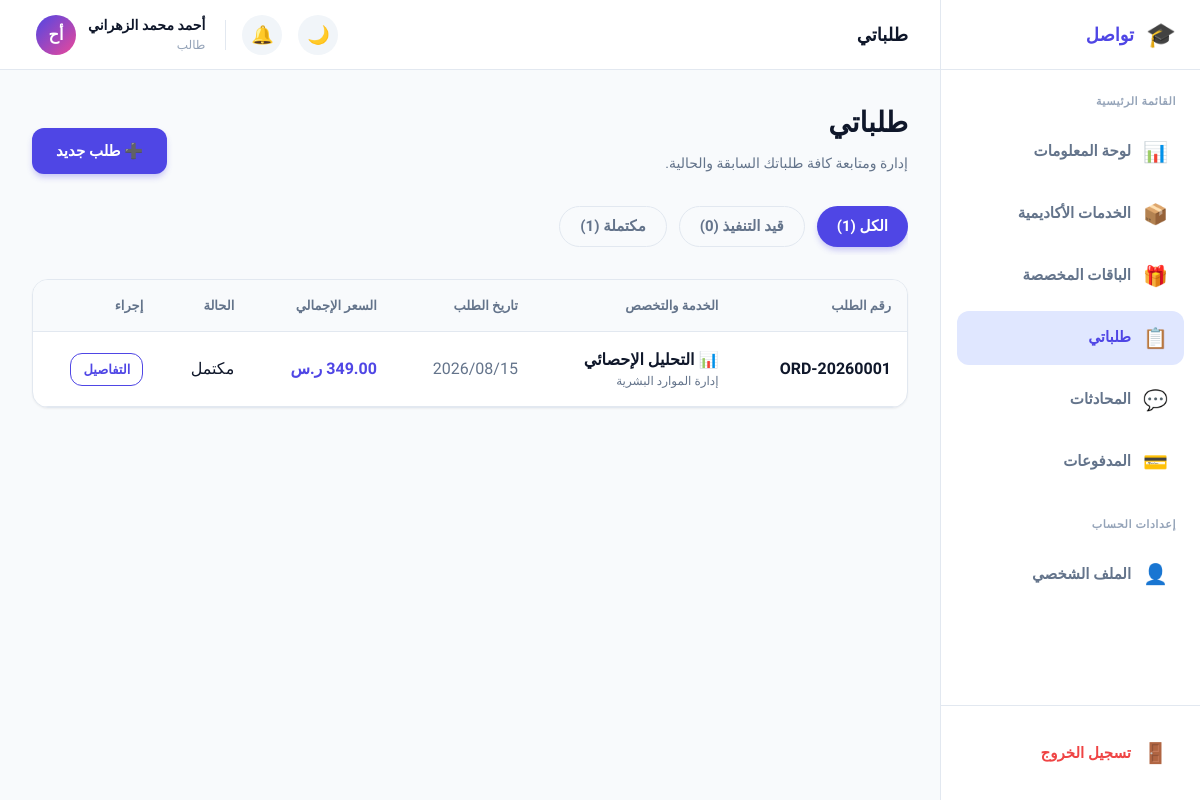
Page /student/orders.php (signed in) on the committed database.
### tables this page shows
CREATE TABLE IF NOT EXISTS `orders` (
  `id`             INT UNSIGNED NOT NULL AUTO_INCREMENT,
  `order_number`   VARCHAR(20) NOT NULL UNIQUE COMMENT 'e.g. ORD-20260001',
  `student_id`     INT UNSIGNED NOT NULL,
  `academic_id`    INT UNSIGNED DEFAULT NULL COMMENT 'Assigned after acceptance',
  `service_id`     INT UNSIGNED NOT NULL,
  `package_id`     INT UNSIGNED DEFAULT NULL,
  `specialty`      VARCHAR(200) DEFAULT NULL COMMENT 'Specific sub-specialty',
  `academic_level` ENUM('بكالوريوس','ماجستير','دكتوراه') DEFAULT NULL,
  `language`       ENUM('العربية','الإنجليزية') DEFAULT 'العربية',
  `description`    TEXT DEFAULT NULL COMMENT 'Student notes / requirements',
  `deadline`       DATE DEFAULT NULL,
  `amount`         DECIMAL(10,2) NOT NULL DEFAULT 0.00,
  `status`         ENUM('new','accepted','in_progress','revision','completed','cancelled') NOT NULL DEFAULT 'new',
  `admin_notes`    TEXT DEFAULT NULL,
  `created_at`     DATETIME NOT NULL DEFAULT CURRENT_TIMESTAMP,
  `updated_at`     DATETIME NOT NULL DEFAULT CURRENT_TIMESTAMP ON UPDATE CURRENT_TIMESTAMP,
  PRIMARY KEY (`id`),
  UNIQUE KEY `uq_order_number` (`order_number`),
  INDEX `idx_student`  (`student_id`),
  INDEX `idx_academic` (`academic_id`),
  INDEX `idx_status`   (`status`),
  CONSTRAINT `fk_ord_student`  FOREIGN KEY (`student_id`)  REFERENCES `users`(`id`)     ON DELETE RESTRICT,
  CONSTRAINT `fk_ord_academic` FOREIGN KEY (`academic_id`) REFERENCES `academics`(`id`) ON DELETE SET NULL,
  CONSTRAINT `fk_ord_service`  FOREIGN KEY (`service_id`)  REFERENCES `services`(`id`)  ON DELETE RESTRICT,
  CONSTRAINT `fk_ord_package`  FOREIGN KEY (`package_id`)  REFERENCES `packages`(`id`)  ON DELETE SET NULL
);

CREATE TABLE IF NOT EXISTS `services` (
  `id`          INT UNSIGNED NOT NULL AUTO_INCREMENT,
  `name`        VARCHAR(150) NOT NULL,
  `icon`        VARCHAR(10) DEFAULT NULL COMMENT 'Emoji icon',
  `description` TEXT DEFAULT NULL,
  `is_active`   TINYINT(1) NOT NULL DEFAULT 1,
  `order_count` INT UNSIGNED NOT NULL DEFAULT 0 COMMENT 'Cached count for performance',
  `created_at`  DATETIME NOT NULL DEFAULT CURRENT_TIMESTAMP,
  PRIMARY KEY (`id`),
  INDEX `idx_active` (`is_active`)
);

### config/auth.php (called while the page is built, shortened)
<?php
require_once __DIR__ . '/db.php';
function currentUser(): ?array {
    return [
        'id'     => $_SESSION['user_id'],
        'name'   => $_SESSION['user_name'],
        'email'  => $_SESSION['user_email'],
        'role'   => $_SESSION['user_role'],
        'avatar' => $_SESSION['user_avatar'],
    ];
}

### config/db.php (called while the page is built, shortened)
<?php
function db(): PDO {
    static $pdo = null;
    if ($pdo === null) {
        $dsn = sprintf(
            'mysql:host=%s;dbname=%s;charset=%s',
            DB_HOST,
            DB_NAME,
            DB_CHARSET
        );
        try {
            $pdo = new PDO($dsn, DB_USER, DB_PASS, [
                PDO::ATTR_ERRMODE            => PDO::ERRMODE_EXCEPTION,
                PDO::ATTR_DEFAULT_FETCH_MODE => PDO::FETCH_ASSOC,
                PDO::ATTR_EMULATE_PREPARES   => false,
            ]);
        } catch (PDOException $e) {
            http_response_code(500);
            die(json_encode([
                'error'   => true,
                'message' => 'خطأ في الاتصال بقاعدة البيانات. يرجى المحاولة لاحقاً.'
            ]));
        }
    }
    return $pdo;
}

### config/functions.php (called while the page is built, shortened)
<?php
require_once __DIR__ . '/db.php';
function getOrdersByStudent(int $studentId): array {
    $stmt = db()->prepare(
        'SELECT o.*, s.name AS service_name, s.icon AS service_icon,
                p.name AS package_name, a.name AS academic_name
         FROM orders o
         LEFT JOIN services s  ON o.service_id  = s.id
         LEFT JOIN packages p  ON o.package_id  = p.id
         LEFT JOIN academics a ON o.academic_id  = a.id
         WHERE o.student_id = ?
         ORDER BY o.created_at DESC'
    );
    $stmt->execute([$studentId]);
    return $stmt->fetchAll();
}
function e(mixed $value): string {
    return htmlspecialchars((string)($value ?? ''), ENT_QUOTES, 'UTF-8');
}
function formatDate(string $date): string {
    return date('Y/m/d', strtotime($date));
}
function formatMoney(float $amount): string {
    return number_format($amount, 2) . ' ر.س';
}
function orderStatusLabel(string $status): array {
    return match($status) {
        'pending_assignment' => ['label' => 'بانتظار تعيين الإدارة', 'class' => 'badge-info'],
        'assigned'           => ['label' => 'أُرسل إلى الأكاديمي', 'class' => 'badge-primary'],
        'new'         => ['label' => 'جديد',         'class' => 'badge-info'],
        'accepted'    => ['label' => 'مقبول',         'class' => 'badge-primary'],
        'in_progress' => ['label' => 'قيد التنفيذ',   'class' => 'badge-warning'],
        'revision'    => ['label' => 'تحت المراجعة',  'class' => 'badge-warning'],
        'completed'   => ['label' => 'مكتمل',         'class' => 'badge-success'],
        'cancelled'   => ['label' => 'ملغي',          'class' => 'badge-danger'],
        default       => ['label' => $status,          'class' => 'badge-secondary'],
    };
}

### student/orders.php (the view, shortened to what this page needs)
<?php
require_once __DIR__ . '/../config/auth.php';
require_once __DIR__ . '/../config/functions.php';
$user = currentUser();
$orders = getOrdersByStudent($user['id']);
$filter = $_GET['filter'] ?? 'all';
$db = db();
$cnt_all = (int) $db->query("SELECT COUNT(*) FROM orders WHERE student_id = " . $user['id'])->fetchColumn();
$cnt_progress = (int) $db->query("SELECT COUNT(*) FROM orders WHERE student_id = " . $user['id'] . " AND status IN ('new', 'pending_assignment', 'assigned', 'accepted', 'in_progress', 'revision')")->fetchColumn();
$cnt_completed = (int) $db->query("SELECT COUNT(*) FROM orders WHERE student_id = " . $user['id'] . " AND status = 'completed'")->fetchColumn();
require __DIR__ . '/partials/head.php';
require __DIR__ . '/partials/sidebar.php';
?>
      <div style="display:flex;justify-content:space-between;align-items:flex-end;margin-bottom:32px">
          <div>
            <h1 class="h1" style="margin-bottom:8px">طلباتي</h1>
            <p class="text-body">إدارة ومتابعة كافة طلباتك السابقة والحالية.</p>
          </div>
          <a href="create-order.php" class="btn btn-primary">➕ طلب جديد</a>
        </div>
        <div style="display:flex;gap:12px;margin-bottom:24px;overflow-x:auto;padding-bottom:8px">
          <a href="orders.php?filter=all" class="btn <?= $filter === 'all' ? 'btn-primary' : 'btn-outline' ?>" style="border-radius:40px;padding:8px 20px">الكل (<?= $cnt_all ?>)</a>
          <a href="orders.php?filter=progress" class="btn <?= $filter === 'progress' ? 'btn-primary' : 'btn-outline' ?>" style="border-radius:40px;padding:8px 20px;color:var(--text-secondary);border-color:var(--border-color)">قيد التنفيذ (<?= $cnt_progress ?>)</a>
          <a href="orders.php?filter=completed" class="btn <?= $filter === 'completed' ? 'btn-primary' : 'btn-outline' ?>" style="border-radius:40px;padding:8px 20px;color:var(--text-secondary);border-color:var(--border-color)">مكتملة (<?= $cnt_completed ?>)</a>
        </div>
        <div class="card" style="padding:0;overflow:hidden">
          <div style="overflow-x:auto">
            <table style="width:100%;border-collapse:collapse;text-align:right">
              <thead>
                <tr>
                  <th style="padding:16px;font-size:13px;color:var(--text-secondary);border-bottom:1px solid var(--border-color);background:var(--bg-body)">رقم الطلب</th>
                  <th style="padding:16px;font-size:13px;color:var(--text-secondary);border-bottom:1px solid var(--border-color);background:var(--bg-body)">الخدمة والتخصص</th>
                  <th style="padding:16px;font-size:13px;color:var(--text-secondary);border-bottom:1px solid var(--border-color);background:var(--bg-body)">تاريخ الطلب</th>
                  <th style="padding:16px;font-size:13px;color:var(--text-secondary);border-bottom:1px solid var(--border-color);background:var(--bg-body)">السعر الإجمالي</th>
                  <th style="padding:16px;font-size:13px;color:var(--text-secondary);border-bottom:1px solid var(--border-color);background:var(--bg-body)">الحالة</th>
                  <th style="padding:16px;font-size:13px;color:var(--text-secondary);border-bottom:1px solid var(--border-color);background:var(--bg-body)">إجراء</th>
                </tr>
              </thead>
              <tbody>
                <?php if (empty($orders)): ?>
                  <tr>
                    <td colspan="6" style="text-align:center;padding:40px;color:var(--text-secondary)">
                      لا توجد أي طلبات مطابقة للفلتر المحدد.
                    </td>
                  </tr>
                <?php else: ?>
                  <?php foreach ($orders as $o):
                    $badge = orderStatusLabel($o['status']);
                  ?>
                    <tr>
                      <td style="padding:16px; border-bottom:1px solid var(--border-color); font-weight:700"><?= e($o['order_number']) ?></td>
                      <td style="padding:16px; border-bottom:1px solid var(--border-color)">
                        <div style="font-weight:700;color:var(--text-primary)"><?= e($o['service_icon']) ?> <?= e($o['service_name']) ?></div>
                        <div style="font-size:12px;color:var(--text-secondary)"><?= e($o['specialty']) ?></div>
                      </td>
                      <td style="padding:16px; border-bottom:1px solid var(--border-color); color:var(--text-secondary)"><?= formatDate($o['created_at']) ?></td>
                      <td style="padding:16px; border-bottom:1px solid var(--border-color); font-weight:700; color:var(--primary)"><?= formatMoney($o['amount']) ?></td>
                      <td style="padding:16px; border-bottom:1px solid var(--border-color)">
                        <span class="badge <?= $badge['class'] ?>">
                          <?= $badge['label'] ?>
                        </span>
                      </td>
                      <td style="padding:16px; border-bottom:1px solid var(--border-color)">
                        <a href="order-details.php?id=<?= $o['id'] ?>" class="btn btn-outline" style="padding:6px 12px;font-size:13px">التفاصيل</a>
                      </td>
                    </tr>
                  <?php endforeach; ?>
                <?php endif; ?>
              </tbody>
            </table>
          </div>
        </div>
<?php require __DIR__ . '/partials/footer.php'; ?>

### student/assets/css/style.css (style rules this page uses)
:root { --primary: #4f46e5; --primary-hover: #4338ca; --primary-light: #e0e7ff; --secondary: #ec4899; --success: #10b981; --warning: #f59e0b; --danger: #ef4444; --info: #3b82f6; --bg-body: #f8fafc; --bg-card: #ffffff; --bg-hover: #f1f5f9; --text-primary: #0f172a; --text-secondary: #64748b; --text-muted: #94a3b8; --border-color: #e2e8f0; --radius-sm: 8px; --radius-md: 12px; --radius-lg: 16px; --radius-full: 9999px; --shadow-sm: 0 1px 2px 0 rgba(0, 0, 0, 0.05); --shadow-md: 0 4px 6px -1px rgba(0, 0, 0, 0.1), 0 2px 4px -1px rgba(0, 0, 0, 0.06); --shadow-lg: 0 10px 15px -3px rgba(0, 0, 0, 0.1), 0 4px 6px -2px rgba(0, 0, 0, 0.05); }
body { font-family: 'Tajawal', sans-serif; background-color: var(--bg-body); color: var(--text-primary); margin: 0; transition: background-color 0.3s, color 0.3s; overflow-x: hidden; }
a { text-decoration: none; color: inherit; }
.h1 { font-size: 28px; font-weight: 800; color: var(--text-primary); }
.text-body { font-size: 14px; line-height: 1.6; color: var(--text-secondary); }
.card { background: var(--bg-card); border: 1px solid var(--border-color); border-radius: var(--radius-lg); padding: 24px; box-shadow: var(--shadow-sm); }
.btn { display: inline-flex; align-items: center; justify-content: center; gap: 8px; padding: 12px 24px; border-radius: var(--radius-md); font-weight: 700; font-size: 15px; cursor: pointer; transition: all 0.2s; border: none; font-family: 'Tajawal', sans-serif; text-align: center; }
.btn-primary { background: var(--primary); color: white; box-shadow: 0 4px 6px -1px rgba(79, 70, 229, 0.3); }
.btn-outline { background: transparent; border: 1.5px solid var(--primary); color: var(--primary); }

### rows in the picture
orders: order_number "ORD-20260001", service.icon "📊", service.name "التحليل الإحصائي", specialty "إدارة الموارد البشرية", created_at "2026/08/15", amount "349.00 ر.س", status "مكتمل"

### other values in the picture
$_item['icon'] "📊"
$_item['label'] "لوحة المعلومات"
$_item['icon'] "📦"
$_item['label'] "الخدمات الأكاديمية"
$_item['icon'] "🎁"
$_item['label'] "الباقات المخصصة"
$_item['icon'] "📋"
$_item['label'] "طلباتي"
$_item['icon'] "💬"
$_item['label'] "المحادثات"
$_item['icon'] "💳"
$_item['label'] "المدفوعات"
$pageTitle "طلباتي"
$user['name'] "أحمد محمد الزهراني"
$user['avatar'] "أح"
